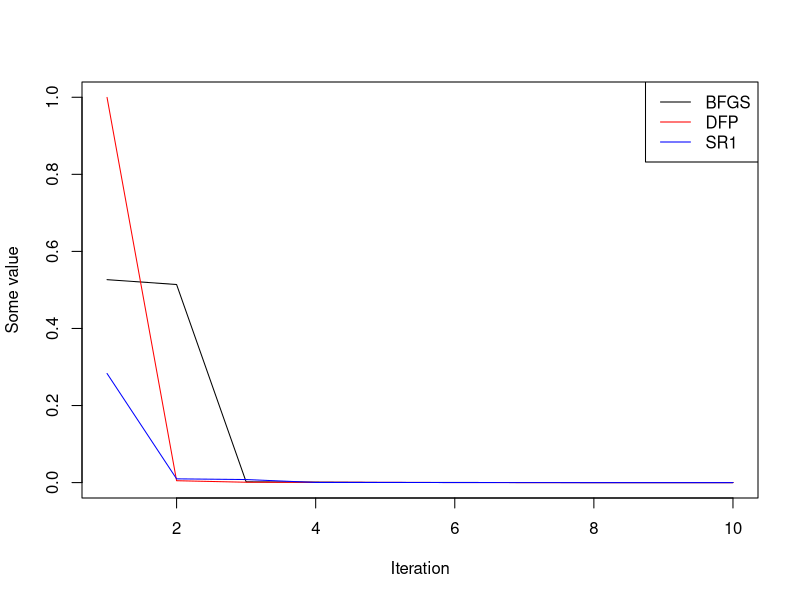

This chart was generated by the following R code:
## ---- chunk 1
knitr::opts_chunk$set(echo = TRUE)
printf <- function(...) cat(sprintf(...))
printfln <- function(...) cat(sprintf(...), "\n")
library(microbenchmark)
## ---- chunk 2
# Implementation af backtracking
backtracking_line_search <- function(alpha, c, rho, x_k, p_k, g_k, f) {
  alpha_k <- alpha
	repeat { 
		lhs <- f(x_k + alpha_k * p_k)
		rhs <- f(x_k) + c * alpha_k * g_k %*% p_k
		if (lhs <= rhs) break
		alpha_k <- rho * alpha_k
	}
	return(alpha_k)
}

# Implementation af BFGS
BFGS <- function(f, g, x_k, alpha, c, rho, tol, k_max){
  k <- 0
  n <- length(x_k)
  H_k <- I_n <- diag(n)
  g_k <- tol + 1
  while (norm(g_k, type="2") > tol & k < k_max) {
    g_k <- g(x_k)
    p_k <- -  H_k %*% g_k
    alpha_k <- backtracking_line_search(alpha, c, rho, x_k, p_k, g_k, f)
    x_k <- x_k + alpha_k * p_k
    s_k <- alpha_k * p_k
    y_k <- g(x_k) - g_k
    rho_k <- 1 / (t(y_k) %*% s_k)[1]
    H_k <- (I_n - rho_k*s_k%*%t(y_k))%*%H_k%*%(I_n - rho_k*y_k%*%t(s_k)) + rho_k*s_k%*%t(s_k)
    k <- k + 1
  }
  sol <- list(par = x_k , func = f(x_k) , grad = g_k , iter = k , hess = H_k)
  return(sol)
}

# Implementation af BFGS opdatering
BFGS_620 <- function(f, g, x_k, alpha, c, rho, tol, k_max){
  n <- length(x_k)
  H_k <- I_n <- diag(n)
  g_k <- g(x_k)
    p_k <- -  H_k %*% g_k
    alpha_k <- backtracking_line_search(alpha, c, rho, x_k, p_k, g_k, f)
    x_k <- x_k + alpha_k * p_k
    s_k <- alpha_k * p_k
    y_k <- g(x_k) - g_k
    H_k <- ((t(y_k) %*% s_k)[1]) / ((t(y_k) %*% y_k)[1]) * I_n
    k <- 1
  while (norm(g_k, type="2") > tol & k < k_max) {
    g_k <- g(x_k)
    p_k <- -  H_k %*% g_k
    alpha_k <- backtracking_line_search(alpha, c, rho, x_k, p_k, g_k, f)
    x_k <- x_k + alpha_k * p_k
    s_k <- alpha_k * p_k
    y_k <- g(x_k) - g_k
    rho_k <- 1 / (t(y_k) %*% s_k)[1]
    H_k <- (I_n - rho_k*s_k%*%t(y_k))%*%H_k%*%(I_n - rho_k*y_k%*%t(s_k)) + rho_k*s_k%*%t(s_k)
    k <- k + 1
  }
sol <- list(par = x_k , func = f(x_k) , grad = g_k , iter = k , hess = H_k)
  return(sol)
}

# Implementation af DFP
DFP <- function(f, g, x_k, alpha, c, rho, tol, k_max){
  k <- 0
  n <- length(x_k)
  H_k <- I_n <- diag(n)
  g_k <- tol + 1
  while (norm(g_k, type="2") > tol & k < k_max) {
    g_k <- g(x_k)
    p_k <- -  H_k %*% g_k
    alpha_k <- backtracking_line_search(alpha, c, rho, x_k, p_k, g_k, f)
   x_k <- x_k + alpha_k * p_k
    s_k <- alpha_k * p_k
    y_k <- g(x_k) - g_k
    H_k <- H_k - (H_k%*%y_k%*%t(y_k)%*%H_k)/(t(y_k)%*%H_k%*%y_k)[1] + (s_k%*%t(s_k))/(t(y_k)%*%s_k)[1]
    k <- k + 1
  }
  sol <- list(par = x_k , func = f(x_k) , grad = g_k , iter = k , hess = H_k)
  return(sol)
}

## ---- chunk 3
# f = function(x) 0.5*(100*x[1]^2 + x[2]^2)
# g = function(x) c(100*x[1], x[2])

f = function(x) 100*(x[2] - x[1]^2)^2 + (1 - x[1])^2
g = function(x) c(2*(x[1] - 1) - 400*x[1]*(x[2] - x[1]^2), 200*(x[2] - x[1]^2))

x_k <- c(1,2) # Valgt startværdi
alpha <- 1    
c <- 1e-4
tol <- 1e-4
rho <- 0.5
k_max <- 10000


DFP     (f, g, x_k, alpha, c, rho, tol, k_max)$par
BFGS    (f, g, x_k, alpha, c, rho, tol, k_max)$par
BFGS_620(f, g, x_k, alpha, c, rho, tol, k_max)$par
optim   (x_k, f, g, method = "BFGS")$par

DFP     (f, g, x_k, alpha, c, rho, tol, k_max)$iter
BFGS    (f, g, x_k, alpha, c, rho, tol, k_max)$iter
BFGS_620(f, g, x_k, alpha, c, rho, tol, k_max)$iter
optim   (x_k, f, g, method = "BFGS")$counts

## ---- chunk 4
res_bfgs <- cumprod(runif(10))
res_dfp <- cumprod(runif(10))
res_sr1 <- cumprod(runif(10))

nms <- c("BFGS", "DFP", "SR1")
clrs <- c("black", "red", "blue")
x_plot <- list(res_bfgs, res_dfp, res_sr1)

x_lim <- c(1, max(sapply(x_plot, length)))
y_lim <- range(sapply(x_plot, range))

plot(seq_along(x_plot[[1]]), x_plot[[1]], 
     type = "l", col = clrs[1], 
     xlim = x_lim, ylim = y_lim,
     xlab = "Iteration",
     ylab = "Some value")
for (i in 2L:length(x_plot)) {
  lines(seq_along(x_plot[[i]]), x_plot[[i]], col = clrs[i])
}
legend("topright", legend = nms, col = clrs, lty = 1)
## ---- chunk 5
steepest_descent <- function(f, g, x_k, alpha, c, rho, tol, k_max) {
  k <- 0
	g_k <- tol + 1 # For at komme i gang
	
	while ((norm(g_k,type="2") > tol) & (k < k_max)) { # Type 2 er for vektorer
		g_k <- g(x_k)
		p_k <- -g_k 
		alpha_k <- backtracking_line_search(alpha , c, rho, x_k, p_k, g_k, f)
		x_k <- x_k + alpha_k * p_k
		k <- k + 1
	}
	sol <- list(par = x_k , func = f(x_k) , grad = g_k , iter = k)
	return(sol)
}

microbenchmark(
optim(x_k, f,    method = "Nelder-Mead") , 
optim(x_k, f, g, method = "BFGS") , 
BFGS(f, g, x_k, alpha, c, rho, tol, k_max) , 
BFGS_620(f, g, x_k, alpha, c, rho, tol, k_max) ,  
DFP(f, g, x_k, alpha, c, rho, tol, k_max) ,
steepest_descent(f, g, x_k, alpha, c, rho, tol, k_max) ,  
times = 10
)
## ---- chunk 6
Hess = function(x) rbind(c(1200*x[1]^2 - 400*x[2] + 2, -400*x[1]), c(-400*x[1], 200))

HDFP      <- DFP     (f, g, x_k, alpha, c, rho, tol, k_max)$hess
HBFGS     <- BFGS    (f, g, x_k, alpha, c, rho, tol, k_max)$hess
HBFGS_620 <- BFGS_620(f, g, x_k, alpha, c, rho, tol, k_max)$hess
H <- solve(Hess(c(1,1)))


BDFP      <- solve(DFP     (f, g, x_k, alpha, c, rho, tol, k_max)$hess)
BBFGS     <- solve(BFGS    (f, g, x_k, alpha, c, rho, tol, k_max)$hess)
BBFGS_620 <- solve(BFGS_620(f, g, x_k, alpha, c, rho, tol, k_max)$hess)
B <- Hess(c(1,1))

H
abs(HDFP  -     H)
abs(HBFGS -     H)
abs(HBFGS_620 - H)

B
abs(BDFP  -     B)
abs(BBFGS -     B)
abs(BBFGS_620 - B)
